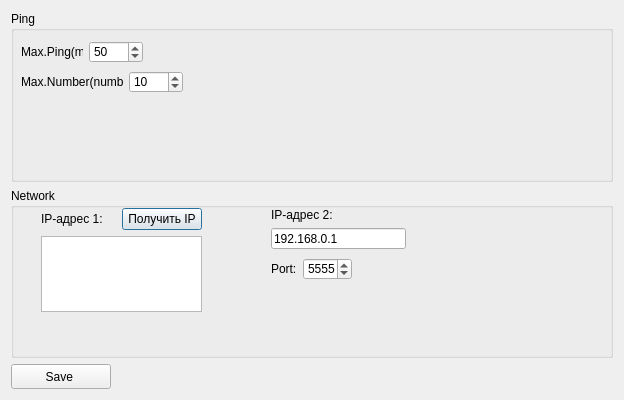
<?xml version="1.0" encoding="UTF-8"?>
<ui version="4.0">
 <class>SettingW</class>
 <widget class="QDialog" name="SettingW">
  <property name="geometry">
   <rect>
    <x>0</x>
    <y>0</y>
    <width>624</width>
    <height>400</height>
   </rect>
  </property>
  <property name="windowTitle">
   <string>Setting</string>
  </property>
  <layout class="QVBoxLayout" name="verticalLayout_5">
   <item>
    <layout class="QVBoxLayout" name="verticalLayout_2">
     <item>
      <layout class="QVBoxLayout" name="verticalLayout">
       <item>
        <widget class="QGroupBox" name="groupBox">
         <property name="minimumSize">
          <size>
           <width>200</width>
           <height>150</height>
          </size>
         </property>
         <property name="title">
          <string>Ping</string>
         </property>
         <widget class="QWidget" name="layoutWidget">
          <property name="geometry">
           <rect>
            <x>10</x>
            <y>30</y>
            <width>122</width>
            <height>22</height>
           </rect>
          </property>
          <layout class="QHBoxLayout" name="horizontalLayout">
           <item>
            <widget class="QLabel" name="label_3">
             <property name="text">
              <string>Max.Ping(mc)</string>
             </property>
            </widget>
           </item>
           <item>
            <widget class="QSpinBox" name="MaxP_sb">
             <property name="maximum">
              <number>9999</number>
             </property>
             <property name="value">
              <number>50</number>
             </property>
            </widget>
           </item>
          </layout>
         </widget>
         <widget class="QWidget" name="layoutWidget">
          <property name="geometry">
           <rect>
            <x>10</x>
            <y>60</y>
            <width>162</width>
            <height>22</height>
           </rect>
          </property>
          <layout class="QHBoxLayout" name="horizontalLayout_2">
           <item>
            <widget class="QLabel" name="label_4">
             <property name="text">
              <string>Max.Number(number)</string>
             </property>
            </widget>
           </item>
           <item>
            <widget class="QSpinBox" name="Numberp_sb">
             <property name="maximum">
              <number>9999</number>
             </property>
             <property name="value">
              <number>10</number>
             </property>
            </widget>
           </item>
          </layout>
         </widget>
        </widget>
       </item>
       <item>
        <widget class="QGroupBox" name="groupBox_2">
         <property name="minimumSize">
          <size>
           <width>200</width>
           <height>150</height>
          </size>
         </property>
         <property name="title">
          <string>Network</string>
         </property>
         <widget class="QWidget" name="layoutWidget">
          <property name="geometry">
           <rect>
            <x>30</x>
            <y>20</y>
            <width>161</width>
            <height>104</height>
           </rect>
          </property>
          <layout class="QVBoxLayout" name="verticalLayout_3">
           <item>
            <layout class="QHBoxLayout" name="horizontalLayout_5">
             <item>
              <widget class="QLabel" name="label">
               <property name="text">
                <string>IP-адрес 1:</string>
               </property>
              </widget>
             </item>
             <item>
              <widget class="QPushButton" name="pushButton">
               <property name="text">
                <string>Получить IP</string>
               </property>
              </widget>
             </item>
            </layout>
           </item>
           <item>
            <widget class="QTextBrowser" name="myip"/>
           </item>
          </layout>
         </widget>
         <widget class="QWidget" name="layoutWidget">
          <property name="geometry">
           <rect>
            <x>260</x>
            <y>20</y>
            <width>135</width>
            <height>41</height>
           </rect>
          </property>
          <layout class="QVBoxLayout" name="verticalLayout_4">
           <item>
            <widget class="QLabel" name="label_2">
             <property name="text">
              <string>IP-адрес 2:</string>
             </property>
            </widget>
           </item>
           <item>
            <widget class="QLineEdit" name="ippco">
             <property name="text">
              <string>192.168.0.1</string>
             </property>
            </widget>
           </item>
          </layout>
         </widget>
         <widget class="QWidget" name="">
          <property name="geometry">
           <rect>
            <x>260</x>
            <y>70</y>
            <width>81</width>
            <height>22</height>
           </rect>
          </property>
          <layout class="QHBoxLayout" name="horizontalLayout_3">
           <item>
            <widget class="QLabel" name="label_5">
             <property name="text">
              <string>Port:</string>
             </property>
            </widget>
           </item>
           <item>
            <widget class="QSpinBox" name="sb_port">
             <property name="maximum">
              <number>9999</number>
             </property>
             <property name="value">
              <number>5555</number>
             </property>
            </widget>
           </item>
          </layout>
         </widget>
        </widget>
       </item>
      </layout>
     </item>
     <item>
      <widget class="QPushButton" name="SandE_Button">
       <property name="maximumSize">
        <size>
         <width>100</width>
         <height>25</height>
        </size>
       </property>
       <property name="text">
        <string>Save </string>
       </property>
      </widget>
     </item>
    </layout>
   </item>
  </layout>
 </widget>
 <resources/>
 <connections/>
</ui>
